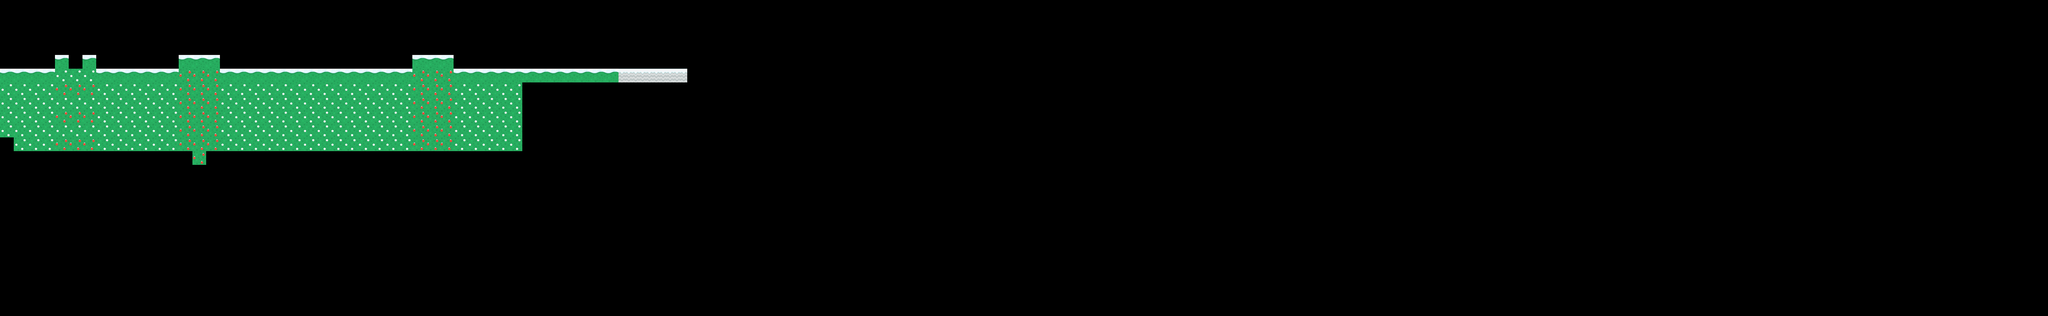

This is a level from a 2D game, rendered from its Tiled map with the project's own tilesets. A one-line summary and the map file follow, with tile-layer data summarised:
An orthogonal 149x23 tile map with 64x64 px tiles, 2 tile layers (ground, grass) and 22 objects (9x coin, 4x tree, 3x spikes).

<map version="1.10" tiledversion="1.11.0" orientation="orthogonal" renderorder="right-down" width="149" height="23" tilewidth="64" tileheight="64" infinite="0" nextlayerid="8" nextobjectid="1131">
 <editorsettings>
  <export target="../6.lua" format="lua" />
 </editorsettings>
 <tileset firstgid="1" name="tiles1" tilewidth="64" tileheight="64" tilecount="4" columns="2">
  <image source="../tiles1.png" width="128" height="128" />
 </tileset>
 <layer id="1" name="ground" width="149" height="23">
  <data>[3427 cells, 248 non-empty, 4 distinct tile ids]</data>
 </layer>
 <layer id="3" name="grass" width="149" height="23">
  <data>[3427 cells, 0 non-empty, 0 distinct tile ids]</data>
 </layer>
 <objectgroup color="#ff0000" id="5" name="solid">
  <object id="4" x="-0.333667" y="322.334" width="2386.5" height="21.3333">
   <properties>
    <property name="collidable" type="bool" value="true" />
   </properties>
  </object>
  <object id="18" x="-3.49998" y="-0.833283" width="5.66663" height="321">
   <properties>
    <property name="collidable" type="bool" value="true" />
   </properties>
  </object>
  <object id="56" x="835.189" y="259.638" width="183.724" height="65.9999">
   <properties>
    <property name="collidable" type="bool" value="true" />
   </properties>
  </object>
  <object id="1106" x="384.326" y="257.262" width="62.1493" height="65.9999">
   <properties>
    <property name="collidable" type="bool" value="true" />
   </properties>
  </object>
  <object id="1126" x="1919.95" y="258.016" width="183.724" height="65.9999">
   <properties>
    <property name="collidable" type="bool" value="true" />
   </properties>
  </object>
  <object id="1130" x="254.529" y="260.323" width="62.1493" height="65.9999">
   <properties>
    <property name="collidable" type="bool" value="true" />
   </properties>
  </object>
 </objectgroup>
 <objectgroup color="#6901df" id="7" name="entity">
  <object id="1104" name="Spikes" type="spikes" x="1034.19" y="286.977" width="34" height="34" />
  <object id="1107" name="Coin" type="coin" x="932.111" y="230.008">
   <ellipse />
  </object>
  <object id="1108" name="Coin" type="coin" x="867.315" y="229.596">
   <ellipse />
  </object>
  <object id="1110" name="Coin" type="coin" x="277.926" y="192.41">
   <ellipse />
  </object>
  <object id="1113" name="Coin" type="coin" x="745.665" y="216.763">
   <ellipse />
  </object>
  <object id="1115" name="Coin" type="coin" x="1608.38" y="260.116">
   <ellipse />
  </object>
  <object id="1116" name="Coin" type="coin" x="1995.66" y="210.983">
   <ellipse />
  </object>
  <object id="1117" name="Coin" type="coin" x="2056.36" y="213.873">
   <ellipse />
  </object>
  <object id="1118" name="Coin" type="coin" x="1939.31" y="213.873">
   <ellipse />
  </object>
  <object id="1119" name="Coin" type="coin" x="2177.75" y="284.682">
   <ellipse />
  </object>
  <object id="1121" name="Spikes" type="spikes" x="784.623" y="284.743" width="34" height="34" />
  <object id="1122" name="Tree" type="tree" x="552.444" y="240.906">
   <ellipse />
  </object>
  <object id="1123" name="Tree" type="tree" x="1468.03" y="241.042">
   <ellipse />
  </object>
  <object id="1124" name="Tree" type="tree" x="129.419" y="244.453">
   <ellipse />
  </object>
  <object id="1125" name="Tree" type="tree" x="2287.04" y="257.7">
   <ellipse />
  </object>
  <object id="1128" name="Spikes" type="spikes" x="332.689" y="285.813" width="34" height="34" />
 </objectgroup>
</map>